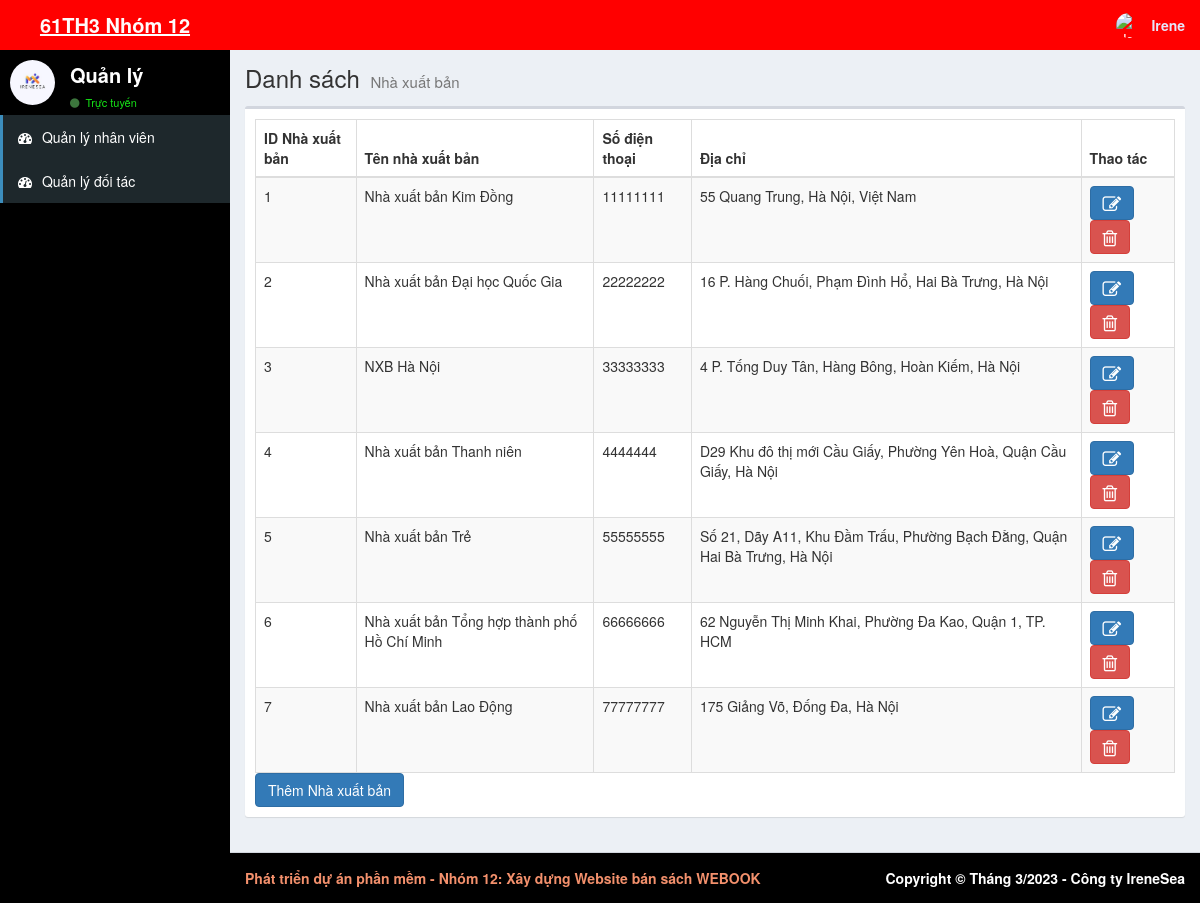
Screenshot of /admin/quanly/qlynxb.php (signed in) with the database file from the repository.
### tables this page shows
CREATE TABLE `doitac` (
  `ID_Doitac` int(10) NOT NULL,
  `Tendoitac` varchar(100) NOT NULL,
  `Sdt` varchar(10) NOT NULL,
  `Diachi` varchar(100) NOT NULL
);

### admin/quanly/qlynxb.php (the view, shortened to what this page needs)
<?php
 include "head.php";
?>
<body class="hold-transition skin-blue sidebar-mini">
    <div class="wrapper">
    <?php
 include "Header.php";
?>
    <?php
 include "aside.php";
?>
      <div class="content-wrapper">
      <section class="content-header">
          <h1>
            Danh sách
            <small>Nhà xuất bản</small>
          </h1>
        </section>
        <section class="content">
          <div class="row">
            <div class="col-xs-12">
              <div class="box">
                <div class="box-body">
                  <table id="example1" class="table table-bordered table-striped">
                    <thead>
                      <tr>
                        <th>ID Nhà xuất bản</th>
                        <th>Tên nhà xuất bản</th>
                        <th>Số điện thoại</th>
                        <th>Địa chỉ</th>
                        <th>Thao tác</th>
                      </tr>
                    </thead>
                    <tbody>
                    <?php
                         require '../../inc/config.php';
                         $sql="SELECT ID_Doitac,Tendoitac,Sdt,Diachi from doitac Order by ID_Doitac";
                         $result = $conn->query($sql);
                         if ($result->num_rows > 0) {
                          while($row = $result->fetch_assoc()) {
                      ?>
                        <tr>
                        <td><?php echo $row["ID_Doitac"] ?></td>
                        <td><?php echo $row["Tendoitac"] ?></td>
                        <td><?php echo $row["Sdt"] ?></td>
                        <td><?php echo $row["Diachi"] ?></td>
                        <td><a class="btn btn-primary" href="suanxb.php?ID_Doitac=<?php echo $row["ID_Doitac"] ?>">
                            <i class="fa fa-edit fa-lg" title="Chỉnh sửa"></i>
                            </a>
                            <a class="btn btn-danger" onclick="return confirm('Bạn có thật sự muốn xóa không ?');" href="xoanxb.php?ID_Doitac=<?php  echo $row["ID_Doitac"]  ?>" onclick="myFunction()">
                            <i class="fa fa-trash-o fa-lg" title="Xóa"></i>
                            </a>
                        </td>
                        </tr>
                        <?php
                          }
                        }
                         ?>
                    </tbody>
                  </table>
                  <div  style="text-align:left">
                <a class="btn btn-primary "href="themnxb.php">
                    Thêm Nhà xuất bản</a>
                </div>
                </div>
              </div>
            </div>
          </div>
        </section>
      </div>
      <?php
      include "footer.php";
     ?>
    </div>
  </body>
</html>

### rows the page displays
doitac: ID_Doitac "1", Tendoitac "Nhà xuất bản Kim Đồng", Sdt "11111111", Diachi "55 Quang Trung, Hà Nội, Việt Nam"
doitac: ID_Doitac "2", Tendoitac "Nhà xuất bản Đại học Quốc Gia", Sdt "22222222", Diachi "16 P. Hàng Chuối, Phạm Đình Hổ, Hai Bà Trưng, Hà Nội"
doitac: ID_Doitac "3", Tendoitac "NXB Hà Nội", Sdt "33333333", Diachi "4 P. Tống Duy Tân, Hàng Bông, Hoàn Kiếm, Hà Nội"
doitac: ID_Doitac "4", Tendoitac "Nhà xuất bản Thanh niên", Sdt "4444444", Diachi "D29 Khu đô thị mới Cầu Giấy, Phường Yên Hoà, Quận Cầu Giấy, Hà Nội"
doitac: ID_Doitac "5", Tendoitac "Nhà xuất bản Trẻ", Sdt "55555555", Diachi "Số 21, Dãy A11, Khu Đầm Trấu, Phường Bạch Đằng, Quận Hai Bà Trưng, Hà Nội"
doitac: ID_Doitac "6", Tendoitac "Nhà xuất bản Tổng hợp thành phố Hồ Chí Minh", Sdt "66666666", Diachi "62 Nguyễn Thị Minh Khai, Phường Đa Kao, Quận 1, TP. HCM"
doitac: ID_Doitac "7", Tendoitac "Nhà xuất bản Lao Động", Sdt "77777777", Diachi "175 Giảng Võ, Đống Đa, Hà Nội"

### other values shown
$_SESSION['Tendangnhap'] "Irene"
